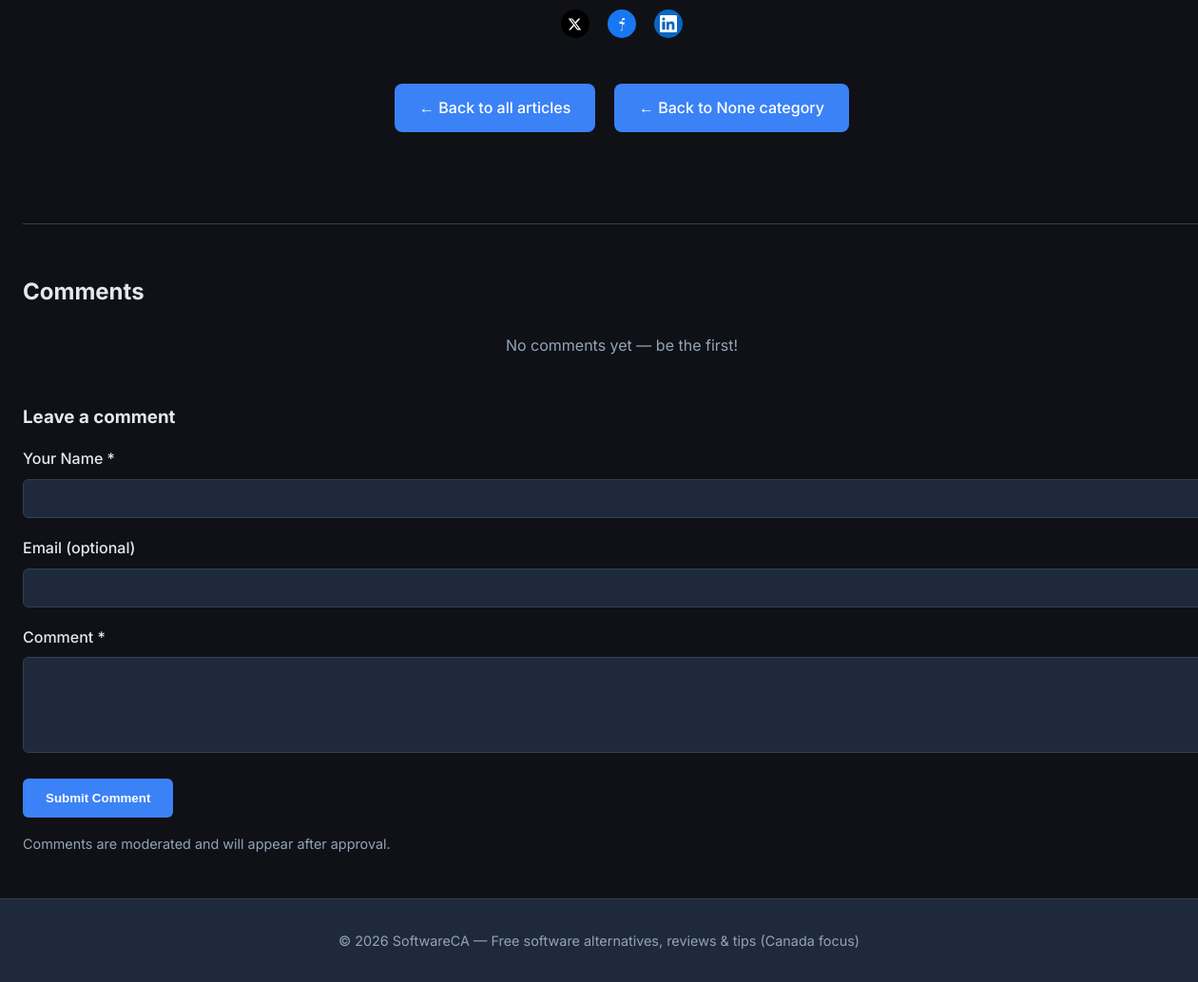
The page /article/shdg-skjhgf-kasg/?from_category=None&from_search= (lower part) on the database as committed earlier.
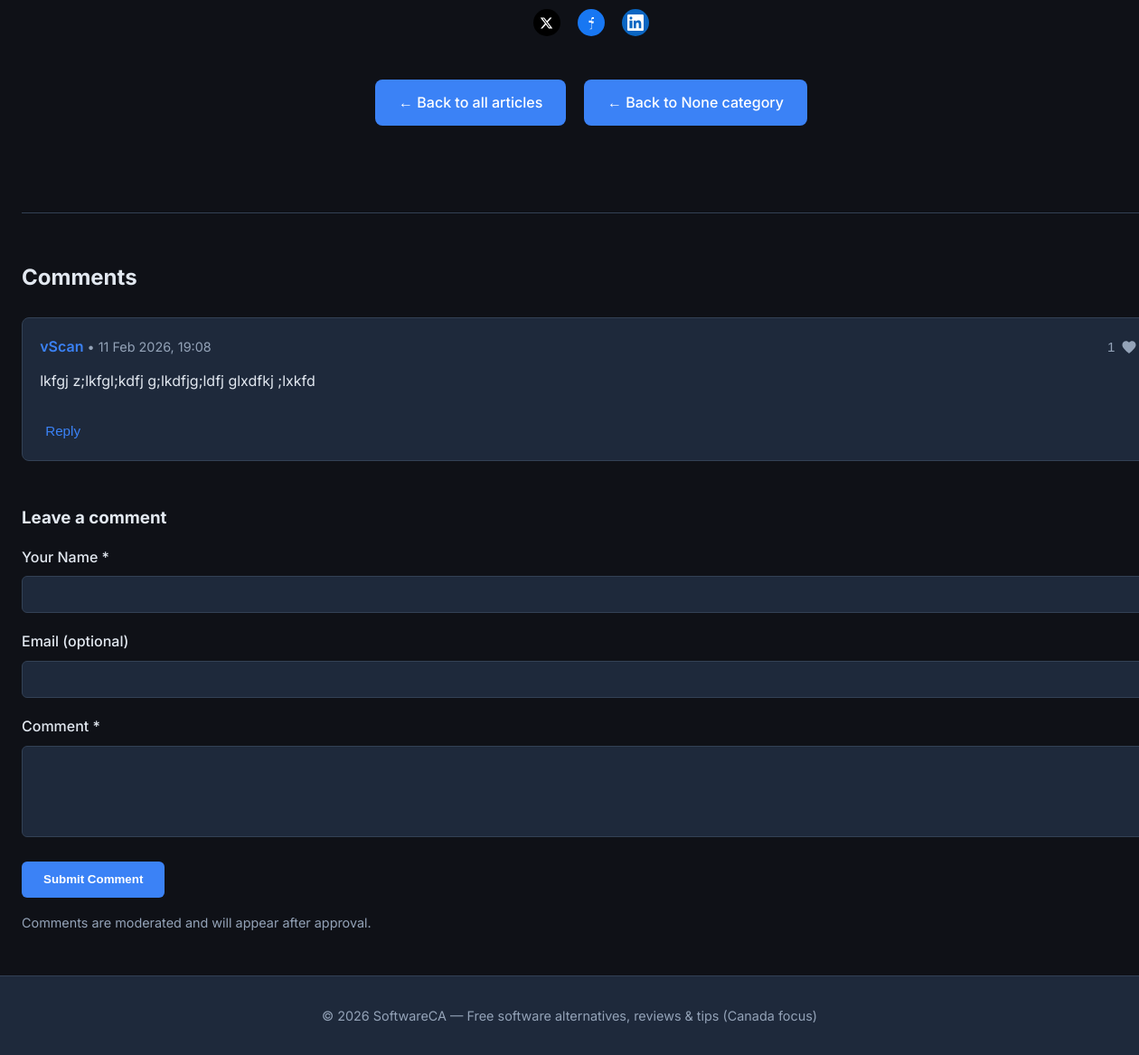
The same page on the database as committed later.
### content/models.py (models this page shows, shortened)
class Comment(models.Model):
    article = models.ForeignKey(
        Article,
        on_delete=models.CASCADE,
        related_name='comments'
    )
    name = models.CharField(max_length=100)
    email = models.EmailField(blank=True)  # optional
    text = models.TextField()
    created_at = models.DateTimeField(auto_now_add=True)
    is_approved = models.BooleanField(default=False)  # you approve in admin
    class Meta:
        ordering = ['created_at']
    @property
    def approved_replies(self):
        return self.replies.filter(is_approved=True)

### content/views.py (the view, shortened to what this page needs)
# urls.py: path('article/<slug:slug>/', article_detail, name='article_detail'),
def article_detail(request, slug):
    article = get_object_or_404(Article, slug=slug, is_published=True)
    approved_comments = article.comments.filter(is_approved=True).order_by('created_at')
    context = {
        'article': article,
        'comments': approved_comments,
        'from_category': request.GET.get('from_category', ''),
        'from_search': request.GET.get('from_search', ''),
    }
    return render(request, 'article_detail.html', context)

### templates/article_detail.html (shortened to what the changed rows need)
{% extends 'base.html' %}
{% block content %}
        <div style="margin-top: 4rem; border-top: 1px solid var(--border); padding-top: 2rem;">
            <h2 style="margin-bottom: 1.5rem; color: var(--text);">Comments</h2>
            {% if comments %}
                {% for comment in comments %}
                    <div style="background: var(--card); padding: 1.2rem; border-radius: 8px; margin-bottom: 1.5rem; border: 1px solid var(--border);">
                        <div style="display: flex; justify-content: space-between; align-items: center; margin-bottom: 0.8rem;">
                            <p style="margin: 0; font-weight: 600; color: var(--accent);">
                                {{ comment.name }}
                                <span style="color: #94a3b8; font-size: 0.9rem; font-weight: normal;">
                                    • {{ comment.created_at|date:"d M Y, H:i" }}
                                </span>
                            </p>
                            <button class="like-btn" data-comment-id="{{ comment.id }}" style="
                                background: none;
                                border: none;
                                color: #94a3b8;
                                cursor: pointer;
                                display: flex;
                                align-items: center;
                                gap: 0.4rem;
                                font-size: 0.95rem;
                            ">
                                <span class="like-count">{{ comment.likes.count }}</span>
                                <svg width="18" height="18" viewBox="0 0 24 24" fill="currentColor">
                                    <path d="M12 21.35l-1.45-1.32C5.4 15.36 2 12.28 2 8.5 2 5.42 4.42 3 7.5 3c1.74 0 3.41.81 4.5 2.09C13.09 3.81 14.76 3 16.5 3 19.58 3 22 5.42 22 8.5c0 3.78-3.4 6.86-8.55 11.54L12 21.35z"/>
                                </svg>
                            </button>
                        </div>
                        <p style="margin: 0 0 1rem; white-space: pre-wrap;">{{ comment.text }}</p>
                        <button class="reply-toggle" data-comment-id="{{ comment.id }}" style="
                            background: none;
                            border: none;
                            color: var(--accent);
                            cursor: pointer;
                            margin-top: 1rem;
                            font-size: 0.95rem;
                        ">
                            Reply
                        </button>
                    </div>
                {% endfor %}
            {% else %}
                <p style="color: #94a3b8; text-align: center;">No comments yet — be the first!</p>
            {% endif %}
            <div style="margin-top: 3rem;">
                <h3 style="margin-bottom: 1rem;">Leave a comment</h3>
                <form method="post" style="display: flex; flex-direction: column; gap: 1.2rem;">
                </form>
                <p style="margin-top: 1rem; font-size: 0.9rem; color: #94a3b8;">
                </p>
            </div>
        </div>
{% endblock %}

Rows that differ between the two databases and show on the page:
added Comment: name "vScan", created_at "11 Feb 2026, 19:08", likes.count "1", text "lkfgj z;lkfgl;kdfj g;lkdfjg;ldfj glxdfkj ;lxkfd"
Other text that changed with them:
text no longer shown: "No comments yet — be the first!"
